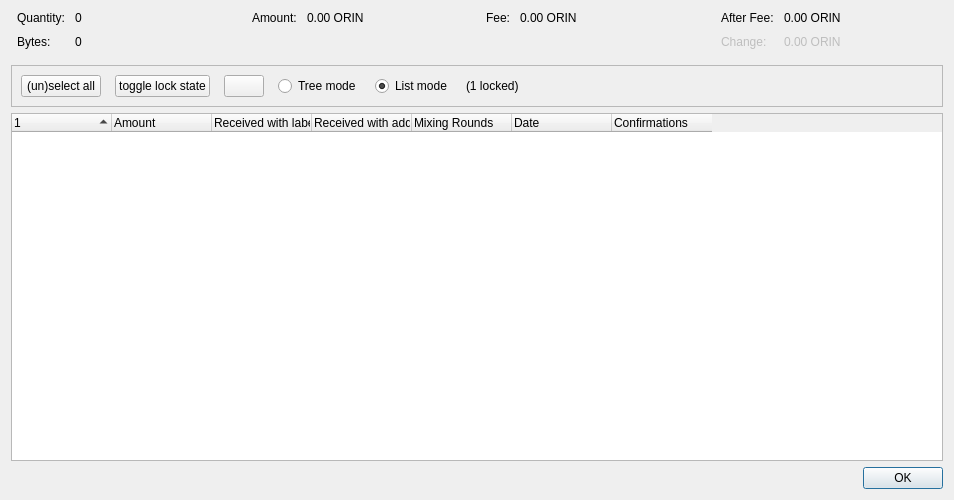
<?xml version="1.0" encoding="UTF-8"?>
<ui version="4.0">
 <class>CoinControlDialog</class>
 <widget class="QDialog" name="CoinControlDialog">
  <property name="geometry">
   <rect>
    <x>0</x>
    <y>0</y>
    <width>954</width>
    <height>500</height>
   </rect>
  </property>
  <property name="windowTitle">
   <string>Coin Selection</string>
  </property>
  <layout class="QVBoxLayout" name="verticalLayout">
   <item>
    <layout class="QHBoxLayout" name="horizontalLayoutTop" stretch="0,0,0,0">
     <property name="topMargin">
      <number>0</number>
     </property>
     <property name="bottomMargin">
      <number>10</number>
     </property>
     <item>
      <layout class="QFormLayout" name="formLayoutCoinControl1">
       <property name="labelAlignment">
        <set>Qt::AlignLeft|Qt::AlignVCenter</set>
       </property>
       <property name="horizontalSpacing">
        <number>10</number>
       </property>
       <property name="verticalSpacing">
        <number>10</number>
       </property>
       <property name="leftMargin">
        <number>6</number>
       </property>
       <property name="rightMargin">
        <number>6</number>
       </property>
       <item row="0" column="0">
        <widget class="QLabel" name="labelCoinControlQuantityText">
         <property name="text">
          <string>Quantity:</string>
         </property>
        </widget>
       </item>
       <item row="0" column="1">
        <widget class="QLabel" name="labelCoinControlQuantity">
         <property name="cursor">
          <cursorShape>IBeamCursor</cursorShape>
         </property>
         <property name="contextMenuPolicy">
          <enum>Qt::ActionsContextMenu</enum>
         </property>
         <property name="text">
          <string notr="true">0</string>
         </property>
         <property name="textInteractionFlags">
          <set>Qt::LinksAccessibleByMouse|Qt::TextSelectableByKeyboard|Qt::TextSelectableByMouse</set>
         </property>
        </widget>
       </item>
       <item row="1" column="0">
        <widget class="QLabel" name="labelCoinControlBytesText">
         <property name="text">
          <string>Bytes:</string>
         </property>
        </widget>
       </item>
       <item row="1" column="1">
        <widget class="QLabel" name="labelCoinControlBytes">
         <property name="cursor">
          <cursorShape>IBeamCursor</cursorShape>
         </property>
         <property name="contextMenuPolicy">
          <enum>Qt::ActionsContextMenu</enum>
         </property>
         <property name="text">
          <string notr="true">0</string>
         </property>
         <property name="textInteractionFlags">
          <set>Qt::LinksAccessibleByMouse|Qt::TextSelectableByKeyboard|Qt::TextSelectableByMouse</set>
         </property>
        </widget>
       </item>
      </layout>
     </item>
     <item>
      <layout class="QFormLayout" name="formLayoutCoinControl2">
       <property name="horizontalSpacing">
        <number>10</number>
       </property>
       <property name="verticalSpacing">
        <number>10</number>
       </property>
       <property name="leftMargin">
        <number>6</number>
       </property>
       <property name="rightMargin">
        <number>6</number>
       </property>
       <item row="0" column="0">
        <widget class="QLabel" name="labelCoinControlAmountText">
         <property name="text">
          <string>Amount:</string>
         </property>
        </widget>
       </item>
       <item row="0" column="1">
        <widget class="QLabel" name="labelCoinControlAmount">
         <property name="cursor">
          <cursorShape>IBeamCursor</cursorShape>
         </property>
         <property name="contextMenuPolicy">
          <enum>Qt::ActionsContextMenu</enum>
         </property>
         <property name="text">
          <string notr="true">0.00 ORIN</string>
         </property>
         <property name="textInteractionFlags">
          <set>Qt::LinksAccessibleByMouse|Qt::TextSelectableByKeyboard|Qt::TextSelectableByMouse</set>
         </property>
        </widget>
       </item>
      </layout>
     </item>
     <item>
      <layout class="QFormLayout" name="formLayoutCoinControl3">
       <property name="horizontalSpacing">
        <number>10</number>
       </property>
       <property name="verticalSpacing">
        <number>10</number>
       </property>
       <property name="leftMargin">
        <number>6</number>
       </property>
       <property name="rightMargin">
        <number>6</number>
       </property>
       <item row="0" column="0">
        <widget class="QLabel" name="labelCoinControlFeeText">
         <property name="text">
          <string>Fee:</string>
         </property>
        </widget>
       </item>
       <item row="0" column="1">
        <widget class="QLabel" name="labelCoinControlFee">
         <property name="cursor">
          <cursorShape>IBeamCursor</cursorShape>
         </property>
         <property name="contextMenuPolicy">
          <enum>Qt::ActionsContextMenu</enum>
         </property>
         <property name="text">
          <string notr="true">0.00 ORIN</string>
         </property>
         <property name="textInteractionFlags">
          <set>Qt::LinksAccessibleByMouse|Qt::TextSelectableByKeyboard|Qt::TextSelectableByMouse</set>
         </property>
        </widget>
       </item>
      </layout>
     </item>
     <item>
      <layout class="QFormLayout" name="formLayoutCoinControl4">
       <property name="labelAlignment">
        <set>Qt::AlignLeft|Qt::AlignVCenter</set>
       </property>
       <property name="horizontalSpacing">
        <number>10</number>
       </property>
       <property name="verticalSpacing">
        <number>10</number>
       </property>
       <property name="leftMargin">
        <number>6</number>
       </property>
       <property name="rightMargin">
        <number>6</number>
       </property>
       <item row="0" column="0">
        <widget class="QLabel" name="labelCoinControlAfterFeeText">
         <property name="text">
          <string>After Fee:</string>
         </property>
        </widget>
       </item>
       <item row="0" column="1">
        <widget class="QLabel" name="labelCoinControlAfterFee">
         <property name="cursor">
          <cursorShape>IBeamCursor</cursorShape>
         </property>
         <property name="contextMenuPolicy">
          <enum>Qt::ActionsContextMenu</enum>
         </property>
         <property name="text">
          <string notr="true">0.00 ORIN</string>
         </property>
         <property name="textInteractionFlags">
          <set>Qt::LinksAccessibleByMouse|Qt::TextSelectableByKeyboard|Qt::TextSelectableByMouse</set>
         </property>
        </widget>
       </item>
       <item row="1" column="0">
        <widget class="QLabel" name="labelCoinControlChangeText">
         <property name="enabled">
          <bool>false</bool>
         </property>
         <property name="text">
          <string>Change:</string>
         </property>
        </widget>
       </item>
       <item row="1" column="1">
        <widget class="QLabel" name="labelCoinControlChange">
         <property name="enabled">
          <bool>false</bool>
         </property>
         <property name="cursor">
          <cursorShape>IBeamCursor</cursorShape>
         </property>
         <property name="contextMenuPolicy">
          <enum>Qt::ActionsContextMenu</enum>
         </property>
         <property name="text">
          <string notr="true">0.00 ORIN</string>
         </property>
         <property name="textInteractionFlags">
          <set>Qt::LinksAccessibleByMouse|Qt::TextSelectableByKeyboard|Qt::TextSelectableByMouse</set>
         </property>
        </widget>
       </item>
      </layout>
     </item>
    </layout>
   </item>
   <item>
    <widget class="QFrame" name="frame">
     <property name="minimumSize">
      <size>
       <width>0</width>
       <height>40</height>
      </size>
     </property>
     <property name="frameShape">
      <enum>QFrame::StyledPanel</enum>
     </property>
     <property name="frameShadow">
      <enum>QFrame::Sunken</enum>
     </property>
     <layout class="QHBoxLayout" name="horizontalLayout">
      <item>
       <layout class="QHBoxLayout" name="horizontalLayoutPanel" stretch="0,0,0,0,0,0,0">
        <property name="spacing">
         <number>14</number>
        </property>
        <item>
         <widget class="QPushButton" name="pushButtonSelectAll">
          <property name="sizePolicy">
           <sizepolicy hsizetype="Maximum" vsizetype="Fixed">
            <horstretch>0</horstretch>
            <verstretch>0</verstretch>
           </sizepolicy>
          </property>
          <property name="text">
           <string>(un)select all</string>
          </property>
          <property name="autoDefault">
           <bool>false</bool>
          </property>
         </widget>
        </item>
        <item>
         <widget class="QPushButton" name="pushButtonToggleLock">
          <property name="sizePolicy">
           <sizepolicy hsizetype="Maximum" vsizetype="Fixed">
            <horstretch>0</horstretch>
            <verstretch>0</verstretch>
           </sizepolicy>
          </property>
          <property name="text">
           <string>toggle lock state</string>
          </property>
          <property name="autoDefault">
           <bool>false</bool>
          </property>
         </widget>
        </item>
        <item>
         <widget class="QPushButton" name="hideButton">
          <property name="sizePolicy">
           <sizepolicy hsizetype="Maximum" vsizetype="Fixed">
            <horstretch>0</horstretch>
            <verstretch>0</verstretch>
           </sizepolicy>
          </property>
          <property name="text">
           <string/>
          </property>
          <property name="autoDefault">
           <bool>false</bool>
          </property>
         </widget>
        </item>
        <item>
         <widget class="QRadioButton" name="radioTreeMode">
          <property name="sizePolicy">
           <sizepolicy hsizetype="Maximum" vsizetype="Fixed">
            <horstretch>0</horstretch>
            <verstretch>0</verstretch>
           </sizepolicy>
          </property>
          <property name="text">
           <string>Tree mode</string>
          </property>
         </widget>
        </item>
        <item>
         <widget class="QRadioButton" name="radioListMode">
          <property name="sizePolicy">
           <sizepolicy hsizetype="Maximum" vsizetype="Fixed">
            <horstretch>0</horstretch>
            <verstretch>0</verstretch>
           </sizepolicy>
          </property>
          <property name="text">
           <string>List mode</string>
          </property>
          <property name="checked">
           <bool>true</bool>
          </property>
         </widget>
        </item>
        <item>
         <widget class="QLabel" name="labelLocked">
          <property name="text">
           <string>(1 locked)</string>
          </property>
         </widget>
        </item>
        <item>
         <spacer name="horizontalSpacer">
          <property name="orientation">
           <enum>Qt::Horizontal</enum>
          </property>
          <property name="sizeHint" stdset="0">
           <size>
            <width>40</width>
            <height>20</height>
           </size>
          </property>
         </spacer>
        </item>
       </layout>
      </item>
     </layout>
    </widget>
   </item>
   <item>
    <widget class="CoinControlTreeWidget" name="treeWidget">
     <property name="contextMenuPolicy">
      <enum>Qt::CustomContextMenu</enum>
     </property>
     <property name="sortingEnabled">
      <bool>false</bool>
     </property>
     <property name="columnCount">
      <number>7</number>
     </property>
     <attribute name="headerShowSortIndicator" stdset="0">
      <bool>true</bool>
     </attribute>
     <attribute name="headerStretchLastSection">
      <bool>false</bool>
     </attribute>
     <column>
      <property name="text">
       <string/>
      </property>
     </column>
     <column>
      <property name="text">
       <string>Amount</string>
      </property>
     </column>
     <column>
      <property name="text">
       <string>Received with label</string>
      </property>
     </column>
     <column>
      <property name="text">
       <string>Received with address</string>
      </property>
     </column>
     <column>
      <property name="text">
       <string>Mixing Rounds</string>
      </property>
     </column>
     <column>
      <property name="text">
       <string>Date</string>
      </property>
     </column>
     <column>
      <property name="text">
       <string>Confirmations</string>
      </property>
      <property name="toolTip">
       <string>Confirmed</string>
      </property>
     </column>
    </widget>
   </item>
   <item>
    <widget class="QDialogButtonBox" name="buttonBox">
     <property name="orientation">
      <enum>Qt::Horizontal</enum>
     </property>
     <property name="standardButtons">
      <set>QDialogButtonBox::Ok</set>
     </property>
    </widget>
   </item>
  </layout>
 </widget>
 <customwidgets>
  <customwidget>
   <class>CoinControlTreeWidget</class>
   <extends>QTreeWidget</extends>
   <header>qt/coincontroltreewidget.h</header>
  </customwidget>
 </customwidgets>
 <resources/>
 <connections/>
</ui>
